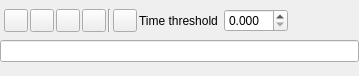

<ui version="4.0">
 <class>profiler_extension</class>
 <widget class="QWidget" name="profiler_extension">
  <property name="geometry">
   <rect>
    <x>0</x>
    <y>0</y>
    <width>359</width>
    <height>76</height>
   </rect>
  </property>
  <property name="minimumSize">
   <size>
    <width>0</width>
    <height>0</height>
   </size>
  </property>
  <property name="maximumSize">
   <size>
    <width>16777215</width>
    <height>200</height>
   </size>
  </property>
  <property name="windowTitle">
   <string>Form</string>
  </property>
  <layout class="QVBoxLayout" name="verticalLayout">
   <property name="spacing">
    <number>3</number>
   </property>
   <property name="leftMargin">
    <number>0</number>
   </property>
   <property name="topMargin">
    <number>0</number>
   </property>
   <property name="rightMargin">
    <number>0</number>
   </property>
   <property name="bottomMargin">
    <number>9</number>
   </property>
   <item>
    <layout class="QHBoxLayout" name="horizontalLayout_3">
     <property name="spacing">
      <number>2</number>
     </property>
     <property name="leftMargin">
      <number>4</number>
     </property>
     <property name="topMargin">
      <number>4</number>
     </property>
     <item>
      <widget class="QToolButton" name="button_record">
       <property name="toolTip">
        <string>Record profiler events</string>
       </property>
       <property name="text">
        <string/>
       </property>
       <property name="checkable">
        <bool>true</bool>
       </property>
      </widget>
     </item>
     <item>
      <widget class="QToolButton" name="button_cprofiler_record">
       <property name="toolTip">
        <string>Record python code with cprofiler. The stats will be saved to the disk (check settings) and logged into the log panel.</string>
       </property>
       <property name="text">
        <string/>
       </property>
       <property name="checkable">
        <bool>true</bool>
       </property>
      </widget>
     </item>
     <item>
      <widget class="QToolButton" name="button_clear">
       <property name="toolTip">
        <string>Clear profiler data from the current (user created) group</string>
       </property>
       <property name="text">
        <string/>
       </property>
       <property name="checkable">
        <bool>false</bool>
       </property>
       <property name="checked">
        <bool>false</bool>
       </property>
      </widget>
     </item>
     <item>
      <widget class="QToolButton" name="button_save">
       <property name="toolTip">
        <string>Save the profile results of the current group to the disk...</string>
       </property>
       <property name="text">
        <string/>
       </property>
       <property name="autoRaise">
        <bool>false</bool>
       </property>
      </widget>
     </item>
     <item>
      <widget class="Line" name="line">
       <property name="frameShadow">
        <enum>QFrame::Sunken</enum>
       </property>
       <property name="lineWidth">
        <number>1</number>
       </property>
       <property name="midLineWidth">
        <number>0</number>
       </property>
       <property name="orientation">
        <enum>Qt::Vertical</enum>
       </property>
      </widget>
     </item>
     <item>
      <widget class="QToolButton" name="button_settings">
       <property name="toolTip">
        <string>Open profiler settings...</string>
       </property>
       <property name="text">
        <string/>
       </property>
       <property name="autoRaise">
        <bool>false</bool>
       </property>
      </widget>
     </item>
     <item>
      <widget class="QLabel" name="label">
       <property name="text">
        <string>Time threshold </string>
       </property>
      </widget>
     </item>
     <item>
      <widget class="QDoubleSpinBox" name="double_spin_box_threshold">
       <property name="decimals">
        <number>3</number>
       </property>
       <property name="singleStep">
        <double>0.100000000000000</double>
       </property>
      </widget>
     </item>
     <item>
      <spacer name="horizontalSpacer_3">
       <property name="orientation">
        <enum>Qt::Horizontal</enum>
       </property>
       <property name="sizeHint" stdset="0">
        <size>
         <width>40</width>
         <height>20</height>
        </size>
       </property>
      </spacer>
     </item>
    </layout>
   </item>
   <item>
    <widget class="QgsFilterLineEdit" name="filter_line_edit">
     <property name="qgisRelation" stdset="0">
      <string notr="true"/>
     </property>
    </widget>
   </item>
  </layout>
 </widget>
 <customwidgets>
  <customwidget>
   <class>QgsFilterLineEdit</class>
   <extends>QLineEdit</extends>
   <header>qgsfilterlineedit.h</header>
  </customwidget>
 </customwidgets>
 <resources/>
 <connections/>
</ui>
